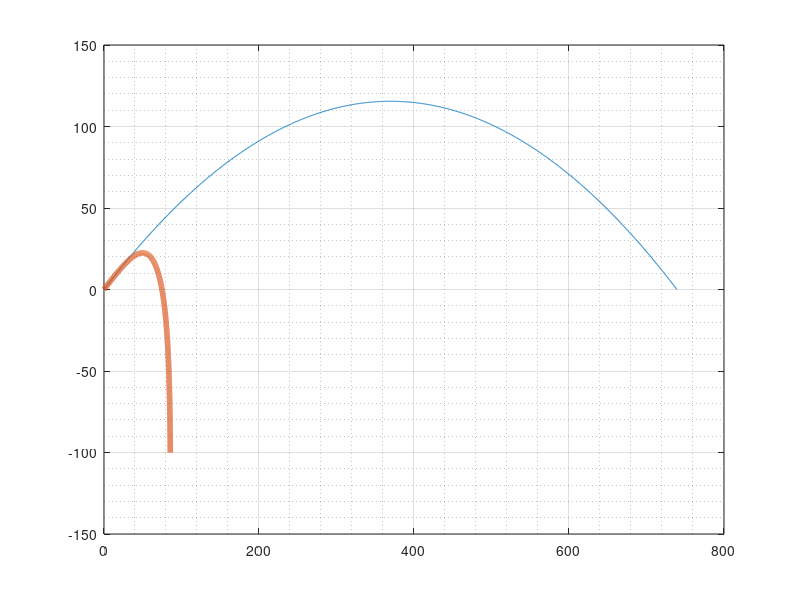

Write the MATLAB code that produced this figure. (Note: this script raises an error after producing the figure.)
%Project 2 Hitting a home run, with air resistance
%Name:Arvind Purohit
%Description:Exporting data and analyzing it in Excel
clear
clf 

% ----- define given information -----

x0 = 0; y0 = 0; %Position

v0mph = 112;    % velocity, in mph 
phi0deg = 32;   % launch angle, in deg
g = 10;         % gravity, N/kg 
m = 0.142;      % mass of a baseball, in kg
mtoft = 3.28084; %Conversion factor
% ----- set up more variables -----

mph2mps = 5280*12*2.54/100/3600; %mph to m/s conversion
deg2rad = pi()/180;   % degrees to radians conversion
 
v0 = v0mph*mph2mps;    % exit velocity, in m/s 
phi0 = phi0deg*deg2rad;  % launch angle, in rad 
 
v0x = v0*cos(phi0);  % x-component of initial velocity in m/s
v0y = v0*sin(phi0);  % y-component of initial velocity in m/s

t_H =  v0y/g; % time to reach max. height H, in s
T = 2*t_H; % time to land on ground, in s
H = t_H*v0y/2; % maximum height, in m
R = v0x*T; % range, in m
 
% ----- set up a time array and compute x(t) and y(t) analytically -----

tmin = 0; 
tmax = T; % based on the t eq written above 
N = 2000; % intervals 
t = linspace(tmin, tmax, 1+N); % time array, connects x(t) and y(t)
 
xt = x0 + v0x*t; 
xf = xt*mtoft; % converts xt to ft 
yt = y0 + v0y*t - (1/2)*g*t.^2; 
yf = yt*mtoft; % convert yt to ft 

dt = (tmax-tmin)/N; % step size
y = zeros(1, 1+N);  % initialize y(t)
x = zeros(1, 1+N);  % initialize x(t)

y(1) = y0; 
x(1) = x0; 

vy = v0y; 
vx = v0x; 

%---Components for the Drag -----
C = input("Choose a value for C (Between 0.2-0.3): " );
A = 0.004301; %in m^2
Pa = 1.225; %in Kg/m^3
con = 0.5*C*Pa*A;
for n = 1:N 
    v = sqrt(vx^2 +vy^2); %Speed of baseball, in m/s
    Fy = -m*g - con*v*vy; % force in y direction due to gravity and drag.
    ay = Fy/m; % acceleration in the y direction
     
    Fx = - con*v*vx; % force in the x-acceleration due to drag 
    ax = Fx/m; % acceleration in the x-direction 
    
    y(n+1) = y(n) + vy*dt + (1/2)*ay*dt^2;
    vy = vy + ay*dt; 
    
    x(n+1) = x(n) + vx*dt + (1/2)*ax*dt^2; 
    vx = vx + ax*dt;
    
end
 
y = y*mtoft; %converts y to ft
x = x*mtoft; %converts x to ft 

%Plotting

p = plot(xf, yf, x, y,'LineWidth',4);
grid on
grid minor

ax = gca; 
ax.FontSize = 16; 
ax.GridAlpha = 0.4;
ax.MinorGridAlpha = 0.5;

xlabel('x (ft)', 'FontSize', 18) 
ylabel('y (ft)', 'FontSize', 18)

title({'ECE 202, Project 2, Phase 3: Trajectory of a baseball', ...
    'With drag Vs. No Drag'},'FontSize', 24)
l1 = sprintf('With Drag, C = %g',C);
legend('Without Drag',l1,'FontSize', 18)

ylim([-5,120])

%Check
 
CheckSumy = sum(abs(y-yf)) % Check should be zero 
CheckSumx = sum(abs(x-xf)) % Check should be zero 

%----all elements

mat = [t; x; y;].';
writematrix(mat, "val.csv")